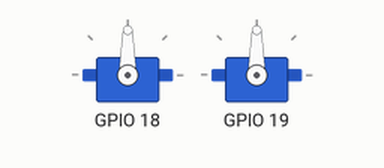
This program was run on a simulated Raspberry Pi (BCM pin numbers). Parts: 2 × servo. Servo angles are drawn from the pulse width (0.5 ms = 0°, 2.5 ms = 180°). At 32.3 s the program stops and its outputs stay as they are.

Above: at 0.05 s.
At 3.55 s:
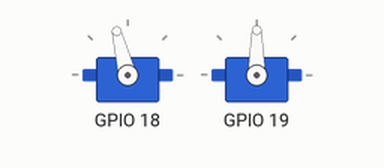
At 7.15 s:
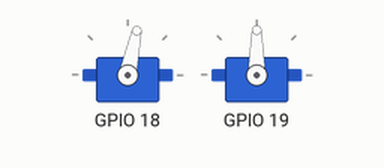
At 15.15 s:
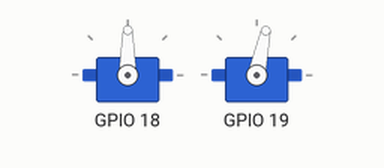
Timing chart, 0 to 21.0 s (numbered marks = the images above):
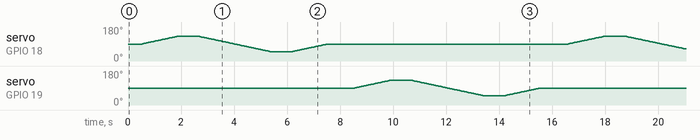

The program:

sg90.py
```python
#!/usr/bin/env python3
# -*- coding: utf-8 -*-
"""
Control of SG90
 -------------------------------------------------
 Support SG90-Specification
 -------------------------------------------------
 PWM Period : 20ms(50Hz)
 Duty Cycle : 1 - 2 ms (5.0% - 10.0%)(-90° - +90°)
 -------------------------------------------------
"""

import time
import RPi.GPIO as GPIO
import pigpio

FREQUENCY = 50      # Hz
ANGLE_MARGIN = 5    # °
MIN_DUTY_CYCLE = 1  # ms
MAX_DUTY_CYCLE = 2  # ms
MIN_ANGLE = -90     # °
MAX_ANGLE = 90      # °

PWM_PERIOD = float(1.0 / FREQUENCY) * 1000.0  # ms
MIN_DUTY_RATIO = MIN_DUTY_CYCLE / PWM_PERIOD
MAX_DUTY_RATIO = MAX_DUTY_CYCLE / PWM_PERIOD

STEP_WAIT = 0.005
SWING_INTERVAL = 0.5

PERCENT = 100
MEGA = 1000000


class SG90():
    """
    Control of SG90 by Software-PWM
      -----------------------------
      input   : duty ratio
      -----------------------------
      100.00% : 1.000
       10.00% : 0.100(2.0ms : +90°)
        5.00% : 0.050(1.0ms : -90°)
      -----------------------------
    """
    def __init__(self, gpio, min_angle=-90, max_angle=90, resolution=0.3):
        self.gpio = gpio
        self.frequency = FREQUENCY
        self.min_angle = min_angle
        self.max_angle = max_angle
        self.center_angle = (self.min_angle + self.max_angle) // 2
        self.resolution = resolution
        self.pwm = None
        self.setup()

    def __enter__(self):
        return self

    def __exit__(self, ex_type, ex_value, trace):
        self.cleanup()

    def setup(self):
        """
        GPIO setup
        """
        try:
            GPIO.setmode(GPIO.BCM)           # select GPIO by pin-name of Raspberry-Pi
            GPIO.setup(self.gpio, GPIO.OUT)  # set GPIO for output

            self.pwm = GPIO.PWM(self.gpio, self.frequency)  # create PWM-object
            self.pwm.start(0.0)                             # start PWM-output

        except:
            self.cleanup()

    def cleanup(self):
        """
        GPIO cleanup
        """
        GPIO.cleanup(self.gpio)

    def move(self, angle):
        """
        move to angle
        """
        self.pwm.ChangeDutyCycle(self.angle2dutyratio(angle) * PERCENT)

    def rotate(self, src_angle, dst_angle, step=1):
        """
        rotate from src_angle to dst_angle
        """
        start = int(src_angle / self.resolution)
        end = int(dst_angle / self.resolution) + 1

        for angle in range(start, end, step):
            self.pwm.ChangeDutyCycle(self.angle2dutyratio(angle * self.resolution) * PERCENT)
            time.sleep(STEP_WAIT)

    def center(self):
        """
        move to center
        """
        self.move(self.center_angle)
        time.sleep(STEP_WAIT)

    def swing(self):
        """
        swing
        """
        time.sleep(SWING_INTERVAL)
        self.rotate(self.center_angle, self.max_angle)
        time.sleep(SWING_INTERVAL)
        self.rotate(self.max_angle, self.min_angle, -1)
        time.sleep(SWING_INTERVAL)
        self.rotate(self.min_angle, self.center_angle)
        time.sleep(SWING_INTERVAL)

    def angle2dutyratio(self, angle):
        """
        convert angle to duty-ratio
        """
        if angle < self.min_angle + ANGLE_MARGIN:
            angle = self.min_angle + ANGLE_MARGIN
        elif angle > self.max_angle - ANGLE_MARGIN:
            angle = self.max_angle - ANGLE_MARGIN

        duty_ratio = (MIN_DUTY_RATIO + (MAX_DUTY_RATIO - MIN_DUTY_RATIO) * (angle + -MIN_ANGLE) / (MAX_ANGLE - MIN_ANGLE))

        return duty_ratio


class SG90HW(SG90):
    """
    Control of SG90 by Hardwar-PWM
      -----------------------------
      input   : duty ratio
      -----------------------------
      1000000 : 1.000
       100000 : 0.100(2.0ms : +90°)
        50000 : 0.050(1.0ms : -90°)
      -----------------------------
    """
    def setup(self):
        """
        GPIO setup
        """
        try:
            self.pwm = pigpio.pi()                       # create Hardware-PWM-object
            self.pwm.set_mode(self.gpio, pigpio.OUTPUT)  # set GPIO for output

        except:
            self.cleanup()

    def cleanup(self):
        """
        GPIO cleanup
        """
        self.pwm.set_mode(self.gpio, pigpio.INPUT)  # return GPIO to input
        self.pwm.stop()

    def move(self, angle):
        """
        move to angle
        """
        self.pwm.hardware_PWM(self.gpio, self.frequency, int(self.angle2dutyratio(angle) * MEGA))

    def rotate(self, src_angle, dst_angle, step=1):
        """
        rotate from src_angle to dst_angle
        """
        start = int(src_angle / self.resolution)
        end = int(dst_angle / self.resolution) + 1

        for angle in range(start, end, step):
            self.pwm.hardware_PWM(self.gpio, self.frequency, int(self.angle2dutyratio(angle * self.resolution) * MEGA))
            time.sleep(STEP_WAIT)


if __name__ == '__main__':
    with SG90(18) as s1, SG90(19) as s2:
        s1.center()
        s2.center()
        s1.swing()
        s2.swing()

    with SG90HW(18) as s1, SG90HW(19) as s2:
        s1.center()
        s2.center()
        s1.swing()
        s2.swing()
```
